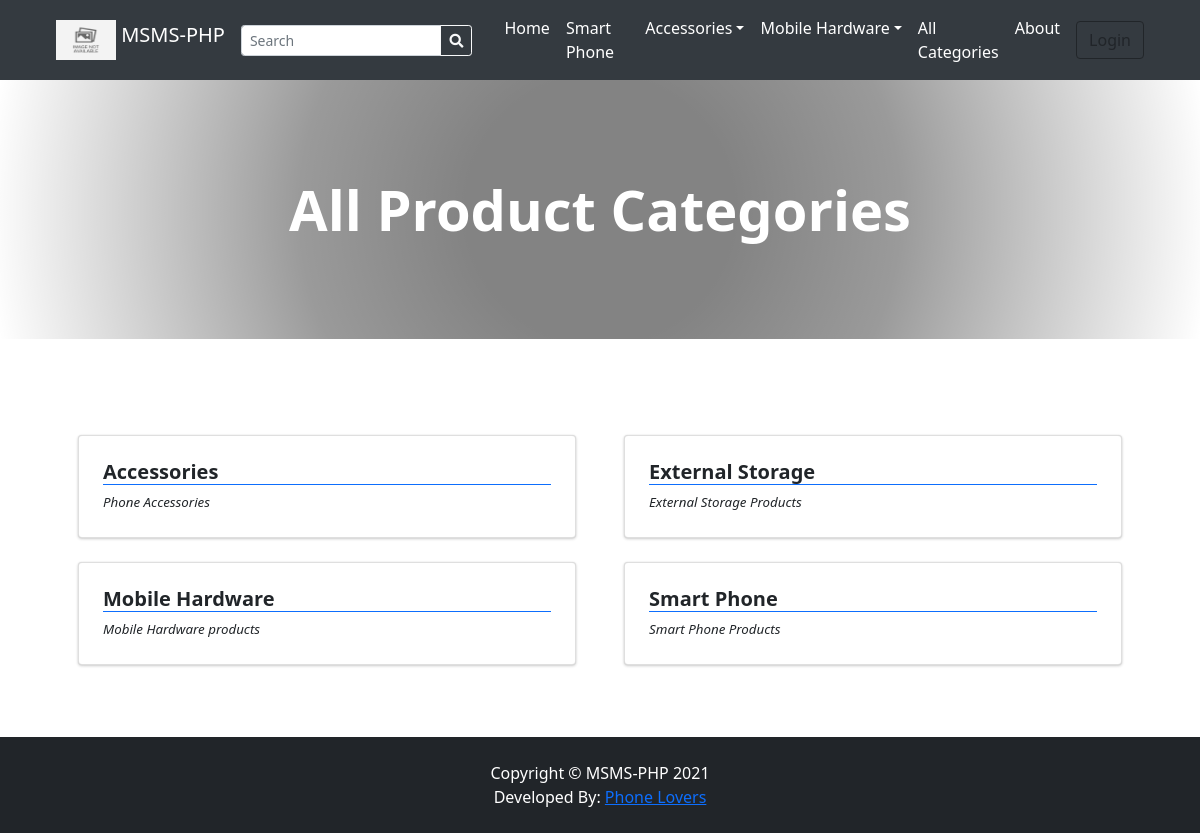
Page /?p=view_categories on the committed database.
### tables this page shows
CREATE TABLE `categories` (
  `id` int(30) NOT NULL,
  `category` varchar(250) NOT NULL,
  `description` text DEFAULT NULL,
  `status` tinyint(1) NOT NULL DEFAULT 1,
  `date_created` datetime NOT NULL DEFAULT current_timestamp()
);

### classes/DBConnection.php (called while the page is built, shortened)
<?php
class DBConnection{
    private $host = DB_SERVER;
    private $username = DB_USERNAME;
    private $password = DB_PASSWORD;
    private $database = DB_NAME;
    public $conn;
    public function __construct(){
        if (!isset($this->conn)) {
            $this->conn = new mysqli($this->host, $this->username, $this->password, $this->database);
        }
    }
}
?>

### classes/SystemSettings.php (called while the page is built, shortened)
<?php
class SystemSettings extends DBConnection{
	function info($field=''){
		if(!empty($field)){
			if(isset($_SESSION['system_info'][$field]))
				return $_SESSION['system_info'][$field];
			else
				return false;
		}else{
			return false;
		}
	}
}
$_settings = new SystemSettings();
?>

### config.php (called while the page is built, shortened)
<?php
require_once('classes/DBConnection.php');
require_once('classes/SystemSettings.php');
function validate_image($file){
	if(!empty($file)){
		if(is_file(base_app.$file)){
			return base_url.$file;
		}else{
			return base_url.'dist/img/no-image-available.png';
		}
	}else{
		return base_url.'dist/img/no-image-available.png';
	}
}
?>

### inc/topBarNav.php (the view, shortened to what this page needs)
<nav class="navbar navbar-expand-lg navbar-dark ">
            <div class="container-fluid px-4 px-lg-5 ">
                <a class="navbar-brand" href="./">
                <img src="<?php echo validate_image($_settings->info('logo')) ?>" width="60" height="40" class="d-inline-block align-top" alt="" loading="lazy">
                <?php echo $_settings->info('short_name') ?>
                </a>
                <form class="form-inline" id="search-form">
                  <div class="input-group">
                    <input class="form-control form-control-sm form " type="search" placeholder="Search" aria-label="Search" name="search"  value="<?php echo isset($_GET['search']) ? $_GET['search'] : "" ?>"  aria-describedby="button-addon2">
                    <div class="input-group-append">
                      <button class="btn btn-outline-light btn-sm m-0" type="submit" id="button-addon2"><i class="fa fa-search"></i></button>
                    </div>
                  </div>
                </form>
                <div class="collapse navbar-collapse" id="navbarSupportedContent">
                    <ul class="navbar-nav me-auto mb-2 mb-lg-0 ms-lg-4">
                        <li class="nav-item"><a class="nav-link text-white" aria-current="page" href="./">Home</a></li>
                        <?php
                        $cat_qry = $conn->query("SELECT * FROM categories where status = 1  limit 3");
                        $count_cats =$conn->query("SELECT * FROM categories where status = 1 ")->num_rows;
                        while($crow = $cat_qry->fetch_assoc()):
                          $sub_qry = $conn->query("SELECT * FROM sub_categories where status = 1 and parent_id = '{$crow['id']}'");
                          if($sub_qry->num_rows <= 0):
                        ?>
                        <li class="nav-item"><a class="nav-link text-white" aria-current="page" href="./?p=products&c=<?php echo md5($crow['id']) ?>"><?php echo $crow['category'] ?></a></li>
                        <?php else: ?>
                        <li class="nav-item dropdown">
                          <a class="nav-link text-white dropdown-toggle" id="navbarDropdown<?php echo $crow['id'] ?>" href="#" role="button" data-toggle="dropdown" aria-expanded="false"><?php echo $crow['category'] ?></a></a>
                        </li>
                        <?php endif; ?>
                        <?php endwhile; ?>
                        <?php if($count_cats > 3): ?>
                        <li class="nav-item"><a class="nav-link text-white" href="./?p=view_categories">All Categories</a></li>
                        <?php endif; ?>
                        <li class="nav-item"><a class="nav-link text-white" href="./?p=about">About</a></li>
                    </ul>
                    <div class="d-flex align-items-center">
                      <?php if(!isset($_SESSION['userdata']['id'])): ?>
                        <button class="btn btn-outline-dark ml-2" id="login-btn" type="button">Login</button>
                        <?php endif; ?>
                    </div>
                </div>
            </div>
        </nav>

### view_categories.php (shortened to what this page needs)
<?php
$title = "All Product Categories";
?>
<header class="bg-dark py-5" id="main-header">
    <div class="container px-4 px-lg-5 my-5">
        <div class="text-center text-white">
            <h1 class="display-4 fw-bolder"><?php echo $title ?></h1>
        </div>
    </div>
</header>
<section class="py-5">
    <div class="container px-4 px-lg-5 mt-5">
        <div class="row gx-2 gx-lg-5 row-cols-1 row-cols-md-2 row-cols-xl-2 justify-content-center">
            <?php
                $categories = $conn->query("SELECT * FROM `categories` where status = 1 order by category asc ");
                while($row = $categories->fetch_assoc()):
                    foreach($row as $k=> $v){
                        $row[$k] = trim(stripslashes($v));
                    }
                    $row['description'] = strip_tags(stripslashes(html_entity_decode($row['description'])));
            ?>
            <div class="col mb-6 mb-2">
                <a href="./?p=products&c=<?php echo md5($row['id']) ?>" class="card category-item text-dark">
                    <div class="card-body p-4">
                        <div class="">
                            <h5 class="fw-bolder border-bottom border-primary"><?php echo $row['category'] ?></h5>
                        </div>
                        <p class="m-0 truncate"><?php echo $row['description'] ?></p>
                    </div>
                </a>
            </div>
            <?php endwhile; ?>
        </div>
    </div>
</section>

### rows in the picture
categories: category "Smart Phone", description "Smart Phone Products"
categories: category "Accessories", description "Phone Accessories"
categories: category "Mobile Hardware", description "Mobile Hardware products"
categories: category "External Storage", description "External Storage Products"

### other values in the picture
$_settings->info('short_name') "MSMS-PHP"
$title "All Product Categories"
